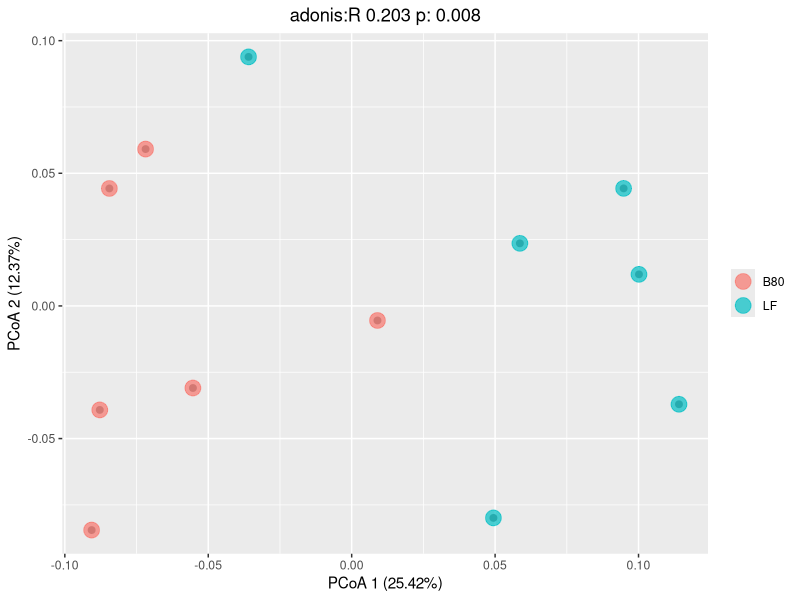
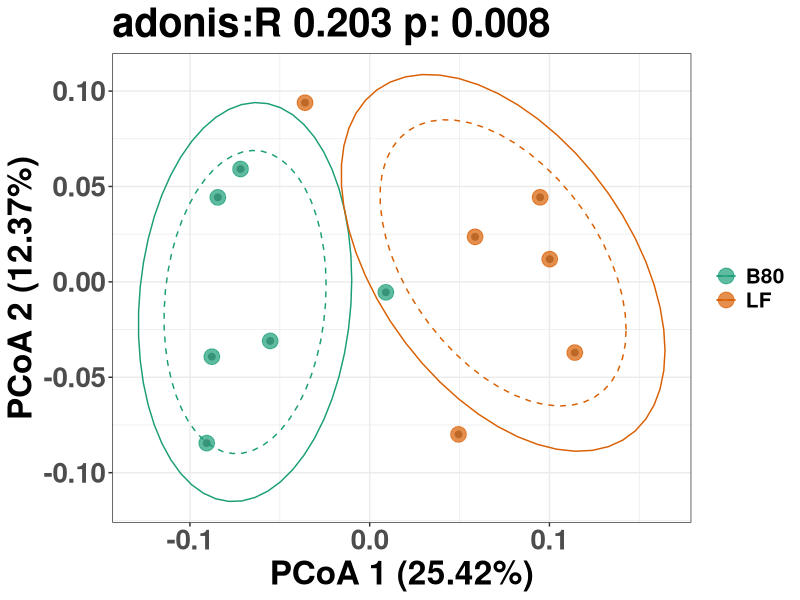
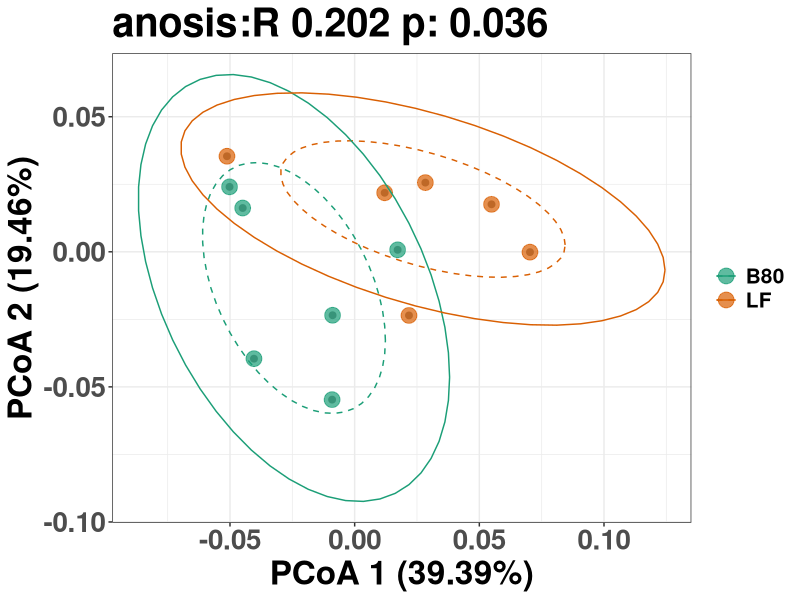

Here is the R script that generated these plots, in order: (Note: this script raises an error after producing the figures.)
#清空内存#######
rm(list=ls()) 

library("ggplot2")
library("vegan")

# 读入实验设计和Alpha多样性值
design = read.table("map_HG_kangbing_R.txt", header=T, row.names= 1, sep="\t") 
head(design)
bray_curtis = read.table("./beta/bray_curtis_CSS_otu_table.txt", sep="\t",row.names= 1,header=T, check.names=F)

#过滤数据并且排序
idx = rownames(design) %in% colnames(bray_curtis)
idx
sub_design = design[idx,]
sub_design
bray_curtis = bray_curtis[rownames(sub_design), rownames(sub_design)] 

pcoa = cmdscale(bray_curtis, k=2, eig=T) # k is dimension, 3 is recommended; eig is eigenvalues
#?cmdscale k=3数据在其中所表示的空间的最大维数;eig=T特征值是否应该归还
points = as.data.frame(pcoa$points) # 获得坐标点get coordinate string, format to dataframme
head(points)
colnames(points) = c("x", "y") #命名行名
eig = pcoa$eig
#eig特征值得到
points = cbind(points, sub_design[match(rownames(points), rownames(sub_design)), ])
#write.table(points,"pcoa_bray_curtis.txt",quote = FALSE,row.names = F,
#col.names = T,sep = "\t")
points


#显著性检测
#做显著性分析ANOSIM相似性分析是一种非参数检验，用来检验组间（两组或多组）差异是否显著大于组内差异，从而判断分组是否有意义利用Bray-Curtis算法计算两两样品间的距离，然后将所有距离从小到大进行排序，并计算R和P值。
#Adonis又称置换多元方差分析或非参数多元方差分析。它利用半度量（如Bray-Curtis）或度量的距离矩阵（如Euclidean）对总方差进行分解，分析不同分组因素对样品差异的解释度，并使用置换检验对其统计学意义进行显著性分析
ado = adonis(bray_curtis ~ design$SampleType,permutations = 999,method="bray")
a = round(as.data.frame(ado$aov.tab[5])[1,1],3)
R2 <- paste("adonis:R ",a, sep = "")
b = as.data.frame(ado$aov.tab[6])[1,1]
p = paste("p: ",b, sep = "")
title = paste(R2," ",p, sep = "")
################################
pairwise.adonis1 <-function(x,factors,p.adjust.m)
{
  library(vegan)
  co = as.matrix(combn(unique(factors),2))
  pairs = c()
  F.Model =c()
  R2 = c()
  p.value = c()
  for(elem in 1:ncol(co)){
    ad = adonis(x[factors %in%c(as.character(co[1,elem]),as.character(co[2,elem])),] ~
                  factors[factors %in%c(as.character(co[1,elem]),as.character(co[2,elem]))] ,permutations = 999);
    pairs =c(pairs,paste(co[1,elem],'vs',co[2,elem]));
    F.Model =c(F.Model,ad$aov.tab[1,4]);
    R2 = c(R2,ad$aov.tab[1,5]);
    p.value = c(p.value,ad$aov.tab[1,6])
  }
  p.adjusted =p.adjust(p.value,method=p.adjust.m)
  pairw.res = data.frame(pairs,F.Model,R2,p.value,p.adjusted)
  return(pairw.res)
}
pairwise.adonis1(bray_curtis,design$SampleType, p.adjust.m= "bonferroni")
#可选anosim检测
#anosim.result<-anosim(bray_curtis, design$SampleType,permutations = 999)
#summary(anosim.result)
head(points)

#定义颜色
mi=c("#1B9E77" ,"#D95F02", "#7570B3","#E7298A")

# 绘图
p <- ggplot(points, aes(x=x, y=y, color=SampleType)) +
  geom_point(colour="grey50", size =2)+
  geom_point(alpha=.7, size=5) +
  labs(x=paste("PCoA 1 (", format(100 * eig[1] / sum(eig), digits=4), "%)", sep=""),
       y=paste("PCoA 2 (", format(100 * eig[2] / sum(eig), digits=4), "%)", sep=""),
       title=title)+
  guides(color=guide_legend(title = NULL),shape=guide_legend(title = NULL))+
  theme(plot.title = element_text(hjust = 0.5))
p
p = p+stat_ellipse( linetype = 2,level = 0.65)+stat_ellipse( linetype = 1,level = 0.8)+theme_bw()+
  scale_colour_manual(values = mi)+
  theme(
    axis.text = element_text(size = 20,face = "bold"),
    legend.text = element_text(size = 15,face = "bold"),
    #legend.position="none",
    axis.title.y =element_text(size = 24,face = "bold"),
    axis.title.x =element_text(size = 24,face = "bold"),
    title = element_text(size = 24,face = "bold")
  )
p
ggsave("./beta/bray_curtis_beta.pdf", p, width = 10, height = 8)



#下面用其他两个距离矩阵做pcoa分析
weighted_unifrac = read.table("./a2_beta/beta/weighted_unifrac_CSS_otu_table.txt", sep="\t",row.names= 1,header=T, check.names=F)
#下面要对刚才导入的矩阵进行排序，按照design进行排序，因此，第一列必须设置成为列名
#过滤数据并且排序
idx = rownames(design) %in% colnames(weighted_unifrac)#前一个数据集的行名和都一个数据集的列名做匹配，输出逻辑变量
idx
sub_design = design[idx,]
sub_design
weighted_unifrac = weighted_unifrac[rownames(sub_design), rownames(sub_design)] 
pcoa = cmdscale(weighted_unifrac, k=3, eig=T) # k is dimension, 3 is recommended; eig is eigenvalues
points = as.data.frame(pcoa$points) # 获得坐标点get coordinate string, format to dataframme
colnames(points) = c("x", "y") #命名行名
eig = pcoa$eig
#eig特征值得到
points = cbind(points, sub_design[match(rownames(points), rownames(sub_design)), ])
#write.table(points,"pcoa_bray_curtis.txt",quote = FALSE,row.names = F,
#col.names = T,sep = "\t")
points


#显著性检测
#做显著性分析ANOSIM相似性分析是一种非参数检验，用来检验组间（两组或多组）差异是否显著大于组内差异，从而判断分组是否有意义利用Bray-Curtis算法计算两两样品间的距离，然后将所有距离从小到大进行排序，并计算R和P值。
#Adonis又称置换多元方差分析或非参数多元方差分析。它利用半度量（如Bray-Curtis）或度量的距离矩阵（如Euclidean）对总方差进行分解，分析不同分组因素对样品差异的解释度，并使用置换检验对其统计学意义进行显著性分析
ado = adonis(weighted_unifrac~ design$SampleType,permutations = 999,method="bray")
a = round(as.data.frame(ado$aov.tab[5])[1,1],3)
R2 <- paste("anosis:R ",a, sep = "")
b = as.data.frame(ado$aov.tab[6])[1,1]
p = paste("p: ",b, sep = "")
title = paste(R2," ",p, sep = "")
title
################################
pairwise.adonis1 <-function(x,factors,p.adjust.m)
{
  library(vegan)
  co = as.matrix(combn(unique(factors),2))
  pairs = c()
  F.Model =c()
  R2 = c()
  p.value = c()
  for(elem in 1:ncol(co)){
    ad = adonis(x[factors %in%c(as.character(co[1,elem]),as.character(co[2,elem])),] ~
                  factors[factors %in%c(as.character(co[1,elem]),as.character(co[2,elem]))] ,permutations = 999);
    pairs =c(pairs,paste(co[1,elem],'vs',co[2,elem]));
    F.Model =c(F.Model,ad$aov.tab[1,4]);
    R2 = c(R2,ad$aov.tab[1,5]);
    p.value = c(p.value,ad$aov.tab[1,6])
  }
  p.adjusted =p.adjust(p.value,method=p.adjust.m)
  pairw.res = data.frame(pairs,F.Model,R2,p.value,p.adjusted)
  return(pairw.res)
}
pairwise.adonis1(bray_curtis,design$SampleType, p.adjust.m= "bonferroni")
#可选anosim检测
#anosim.result<-anosim(bray_curtis, design$SampleType,permutations = 999)
#summary(anosim.result)


# 绘图
p <- ggplot(points, aes(x=x, y=y, color=SampleType)) +
  geom_point(colour="grey50", size =2)+
  geom_point(alpha=.7, size=5) +
  labs(x=paste("PCoA 1 (", format(100 * eig[1] / sum(eig), digits=4), "%)", sep=""),
       y=paste("PCoA 2 (", format(100 * eig[2] / sum(eig), digits=4), "%)", sep=""),
       title=title)+
  guides(color=guide_legend(title = NULL),shape=guide_legend(title = NULL))+
  theme(plot.title = element_text(hjust = 0.5))

p = p+stat_ellipse( linetype = 2,level = 0.65)+stat_ellipse( linetype = 1,level = 0.9)+theme_bw()+
  scale_colour_manual(values = mi)+
  theme(
    axis.text = element_text(size = 20,face = "bold"),
    legend.text = element_text(size = 15,face = "bold"),
    #legend.position="none",
    axis.title.y =element_text(size = 24,face = "bold"),
    axis.title.x =element_text(size = 24,face = "bold"),
    title = element_text(size = 24,face = "bold")
  )
p
ggsave("E:/Shared_Folder/16s_and_RE_data_analyseHG_resistant/No1_16s/result_and_script/a2_beta/beta/weighted_unifrac_beta.pdf", p, width = 10, height = 8)






#下面用其他两个距离矩阵unweighted_unifrac做pcoa分析
unweighted_unifrac = read.table("./a2_beta/beta/unweighted_unifrac_CSS_otu_table.txt", sep="\t",row.names= 1,header=T, check.names=F)
idx = rownames(design) %in% colnames(unweighted_unifrac)#前一个数据集的行名和都一个数据集的列名做匹配，输出逻辑变量
idx
sub_design = design[idx,]
sub_design
unweighted_unifrac = unweighted_unifrac[rownames(sub_design), rownames(sub_design)] 

pcoa = cmdscale(unweighted_unifrac, k=3, eig=T) # k is dimension, 3 is recommended; eig is eigenvalues
points = as.data.frame(pcoa$points) # 获得坐标点get coordinate string, format to dataframme
colnames(points) = c("x", "y") #命名行名
eig = pcoa$eig
#eig特征值得到
points = cbind(points, sub_design[match(rownames(points), rownames(sub_design)), ])
#write.table(points,"pcoa_bray_curtis.txt",quote = FALSE,row.names = F,
#col.names = T,sep = "\t")

#显著性检测
ado = adonis(unweighted_unifrac~ design$SampleType,permutations = 999,method="bray")
a = round(as.data.frame(ado$aov.tab[5])[1,1],3)
R2 <- paste("anosis:R ",a, sep = "")
b = as.data.frame(ado$aov.tab[6])[1,1]
p = paste("p: ",b, sep = "")
title = paste(R2," ",p, sep = "")
title
################################
pairwise.adonis1 <-function(x,factors,p.adjust.m)
{
  library(vegan)
  co = as.matrix(combn(unique(factors),2))
  pairs = c()
  F.Model =c()
  R2 = c()
  p.value = c()
  for(elem in 1:ncol(co)){
    ad = adonis(x[factors %in%c(as.character(co[1,elem]),as.character(co[2,elem])),] ~
                  factors[factors %in%c(as.character(co[1,elem]),as.character(co[2,elem]))] ,permutations = 999);
    pairs =c(pairs,paste(co[1,elem],'vs',co[2,elem]));
    F.Model =c(F.Model,ad$aov.tab[1,4]);
    R2 = c(R2,ad$aov.tab[1,5]);
    p.value = c(p.value,ad$aov.tab[1,6])
  }
  p.adjusted =p.adjust(p.value,method=p.adjust.m)
  pairw.res = data.frame(pairs,F.Model,R2,p.value,p.adjusted)
  return(pairw.res)
}
pairwise.adonis1(bray_curtis,design$SampleType, p.adjust.m= "bonferroni")
#可选anosim检测
#anosim.result<-anosim(bray_curtis, design$SampleType,permutations = 999)
#summary(anosim.result)


# 绘图oint(colour="grey50", size =2)+
  geom_point(alpha=.7, size=5) +
  labs(x=paste("PCoA 1 (", format(100 * eig[1] / sum(eig), digits=4), "%)", sep=""),
       y=paste("PCoA 2 (", format(100 * eig[2] / sum(eig), digits=4), "%)", sep=""),
       title=title)+
  guides(color=guide_legend(title = NULL),shape=guide_legend(title = NULL))+
  theme(plot.title = element_text(hjust = 0.5))

p = p+stat_ellipse( linetype = 2,level = 0.65)+stat_ellipse( linetype = 1,level = 0.9)+theme_bw()+
  scale_colour_manual(values = mi)+
  theme(
    axis.text = element_text(size = 20,face = "bold"),
    legend.text = element_text(size = 15,face = "bold"),
    #legend.position="none",
    axis.title.y =element_text(size = 24,face = "bold"),
    axis.title.x =element_text(size = 24,face = "bold"),
    title = element_text(size = 24,face = "bold")
  )
p
ggsave("E:/Shared_Folder/16s_and_RE_data_analyseHG_resistant/No1_16s/result_and_script/a2_beta/beta/unweighted_unifrac_beta.pdf", p, width = 10, height = 8)
